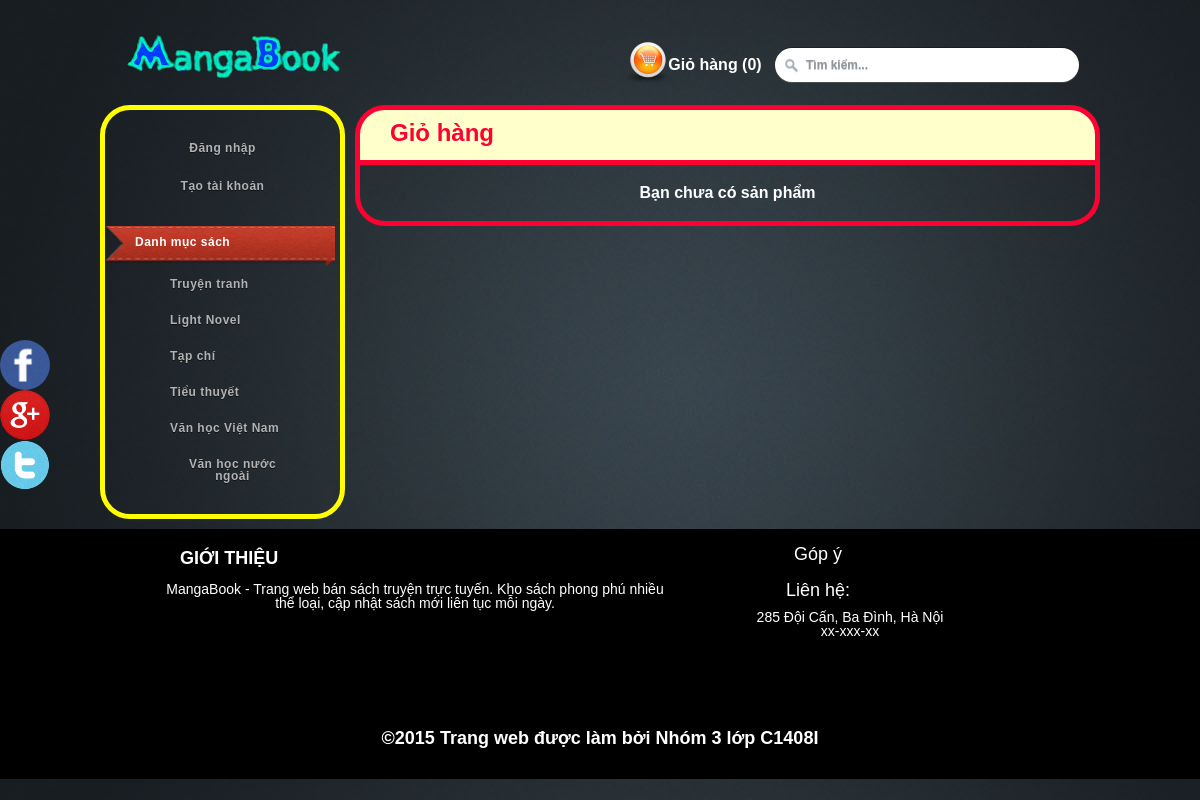
/index.php?page=giohang, run on the app's committed database.
### tables this page shows
CREATE TABLE IF NOT EXISTS `theloai` (
  `matheloai` int(11) NOT NULL AUTO_INCREMENT,
  `tentheloai` varchar(100) DEFAULT NULL,
  `trangthai` int(1) DEFAULT '1',
  PRIMARY KEY (`matheloai`)
);

### page/menu_trai.php (the view, shortened to what this page needs)
<div class="menu">
	<ul class="navigation">
    <?php
		if(!$_SESSION["user_id"]){
			echo"<p id='sign-label'><a href='/index.php?page=dangnhap'>Đăng nhập</a></p>";
			echo"<p id='sign-label'><a href='/index.php?page=dangky'>Tạo tài khoản</a></p>";
		}
    ?>
	<p class="danhmuc">Danh mục sách</p>
		<ul>
            <?php
                $sql = "SELECT * FROM theloai";
                $result = mysql_query($sql);
                while ($rows = mysql_fetch_array($result)) {
                    echo "<li><a href='index.php?page=theloai&matheloai={$rows[0]}&p=1'><span>{$rows['tentheloai']}</span></a><ul class='sub-level'>";
                    echo "</ul>";
                }
                ?>
		</ul>
	</ul>
</div>

### css/style_menu.css (style rules this page uses)
html, body, div, span, applet, object, iframe, h1, h2, h3, h4, h5, h6, p, blockquote, pre, a, abbr, acronym, address, big, cite, code, del, dfn, em, img, ins, kbd, q, s, samp, small, strike, strong, sub, sup, tt, var, b, u, i, center, dl, dt, dd, ol, ul, li, fieldset, form, label, legend, table, caption, tbody, tfoot, thead, tr, th, td, article, aside, canvas, details, embed, figure, figcaption, footer, header, hgroup, menu, nav, output, ruby, section, summary, time, mark, audio, video { border: 0pt none; font: inherit; margin: 0pt; padding: 0pt; }
body { line-height: 1; }
a { text-decoration:none; }
body { text-align: center; font-family: helvetica,arial,sans-serif; font-size: 12px; background: url(../images/background.jpg); }
.danhmuc { background-image:url(../images/nav_danhmuc.png); background-size:100% 100%; display:block; float:left; font-size:12px; letter-spacing:0.5px; font-weight:bold; padding:10px 105px 18px 30px; color:#FFF; margin-top: 20px; }
.navigation { display:inline-block; margin-top:20px; margin-bottom:20px; border-radius:5px; }
.navigation a { display:block; float:left; font-size:12px; letter-spacing:0.5px; font-weight:bold; text-shadow:0 1px 0 rgba(1,1,1,0.6); padding:12px 25px; color:#b3b3b3; position:relative; overflow:hidden; z-index:1; }
.navigation li { list-style: none outside none; padding-right: 20px; margin-left: 40px; }
.navigation li:first-child a { border-left:none; border-radius:3px 0 0 3px; }
.navigation li:last-child a { border-right:none; border-radius:0 3px 3px 0; }
#sign-label { display: inline-block; text-align: center; }

### data on the page
theloai: tentheloai "Truyện tranh"
theloai: tentheloai "Light Novel"
theloai: tentheloai "Tạp chí"
theloai: tentheloai "Tiểu thuyết"
theloai: tentheloai "Văn học Việt Nam"
theloai: tentheloai "Văn học nước ngoài"
